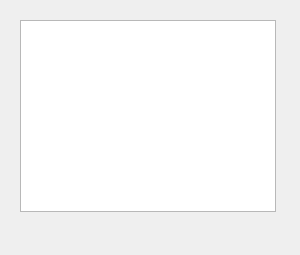
<?xml version="1.0" encoding="UTF-8"?>
<ui version="4.0">
 <class>Entfernung</class>
 <widget class="QWidget" name="Entfernung">
  <property name="geometry">
   <rect>
    <x>0</x>
    <y>0</y>
    <width>300</width>
    <height>255</height>
   </rect>
  </property>
  <property name="windowTitle">
   <string>Form</string>
  </property>
  <widget class="QListWidget" name="listWidget">
   <property name="geometry">
    <rect>
     <x>20</x>
     <y>20</y>
     <width>256</width>
     <height>192</height>
    </rect>
   </property>
  </widget>
 </widget>
 <resources/>
 <connections/>
</ui>
